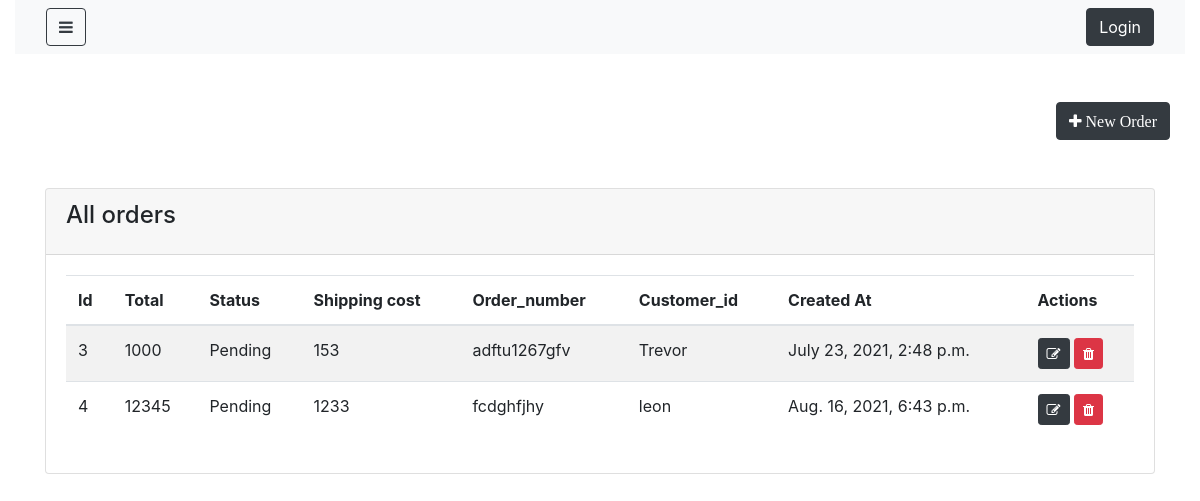
/orders/, run on an earlier commit of the app's database.
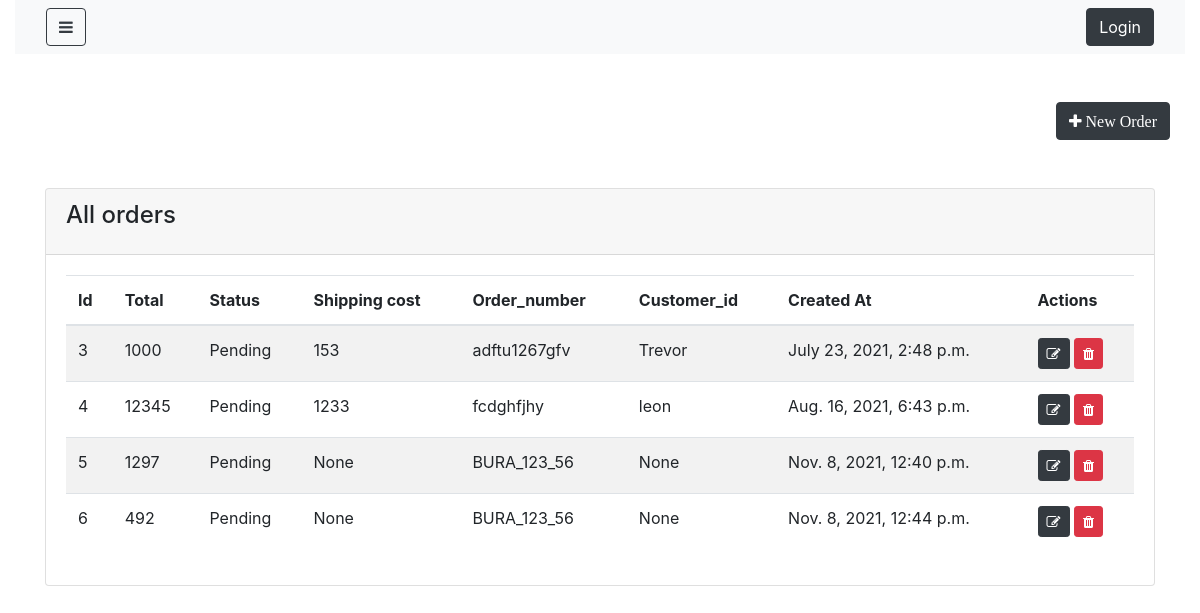
And on a later commit of the database.
### shop/models.py (models this page shows, shortened)
class Order(models.Model):
    total=models.IntegerField(null= False, blank= True)
    status=models.CharField(max_length=100, null=False, blank=False, default="Pending")
    shipping_cost=models.IntegerField(null= True, blank= True)
    order_number=models.CharField(max_length=100, null=False, blank=False)
    customer_id=models.ForeignKey('customer',on_delete=models.CASCADE,blank=True,null=True)
    created_at=models.DateTimeField(auto_now_add=True)
    updated_at= models.DateTimeField(auto_now_add=True)

class Customer(models.Model):
    name=models.CharField(max_length=100, null=False, blank=False)
    phone_number=models.IntegerField(null= True, blank= True)
    email=models.CharField(max_length=100, null=False, blank=False)
    password=models.CharField(max_length=100, null=False, blank=False)
    created_at=models.DateTimeField(auto_now_add=True)
    updated_at= models.DateTimeField(auto_now_add=True)
    def __str__(self):
        return self.name

### shop/views.py (the view)
# urls.py: path('orders/',OrderList.as_view(),name="Order"),
class OrderList(ListView):
    login_required= True
    model =Order
    template_name= "shop/admin/order_list.html"

### shop/templates/shop/admin/order_list.html (shortened to what this page needs)
{% extends 'shop/admin/layouts/admin_master.html' %}
{% block content %}
<div class="container">
    <div class="row my-5">
        <a href="{% url 'Order_create' %}" class="btn btn-dark ml-auto" >
            <i class ="fa fa-plus" aria-hidden="true"> New Order </i>
        </a>
    </div>
    <div class="row justify-content-center my-5">
        <div class="col-lg-12">
            <div class="card">
                <div class="card-header">
                    <h4 class="card-title">All orders</h4>
                </div>
                <div class="card-body">
                    <table class="table table-striped table-hover">
                        <thead>
                            <tr>
                                <th>Id</th>
                                <th>Total</th>
                                <th>Status</th>
                                <th>Shipping cost</th>
                                <th>Order_number</th>
                                <th>Customer_id</th>
                                <th>Created At</th>
                                <th>Actions</th>
                            </tr>
                        </thead>
                        <tbody>
                            {% for object in object_list %}
                               <tr>
                                   <td>{{object.id}}</td>
                                   <td>{{object.total}}</td>
                                   <td>{{object.status}}</td>
                                   <td>{{object.shipping_cost}}</td>
                                   <td>{{object.order_number}}</td>
                                   <td>{{object.customer_id}}</td>
                                   <td>{{object.created_at}}</td>
                                   <td>
                                       <a href="{% url 'Order_update' object.id %}"
                                        class="btn btn-dark btn-sm">
                                         <i class="fa fa-edit"></i>
                                       </a>
                                       <a href="{% url 'Order_delete' object.id %}"
                                        class="btn btn-danger btn-sm">
                                         <i class="fa fa-trash"></i>
                                       </a>
                                   </td>
                               </tr>
                            {% endfor %}
                        </tbody>
                    </table>
                </div>
            </div>
        </div>
    </div>
</div>
{% endblock %}

What changed in the data, as far as the page shows it:
added Order: id "5", total "1297", status "Pending", shipping_cost "None", order_number "BURA_123_56", customer_id "None", created_at "Nov. 8, 2021, 12:40 p.m."
added Order: id "6", total "492", status "Pending", shipping_cost "None", order_number "BURA_123_56", customer_id "None", created_at "Nov. 8, 2021, 12:44 p.m."
